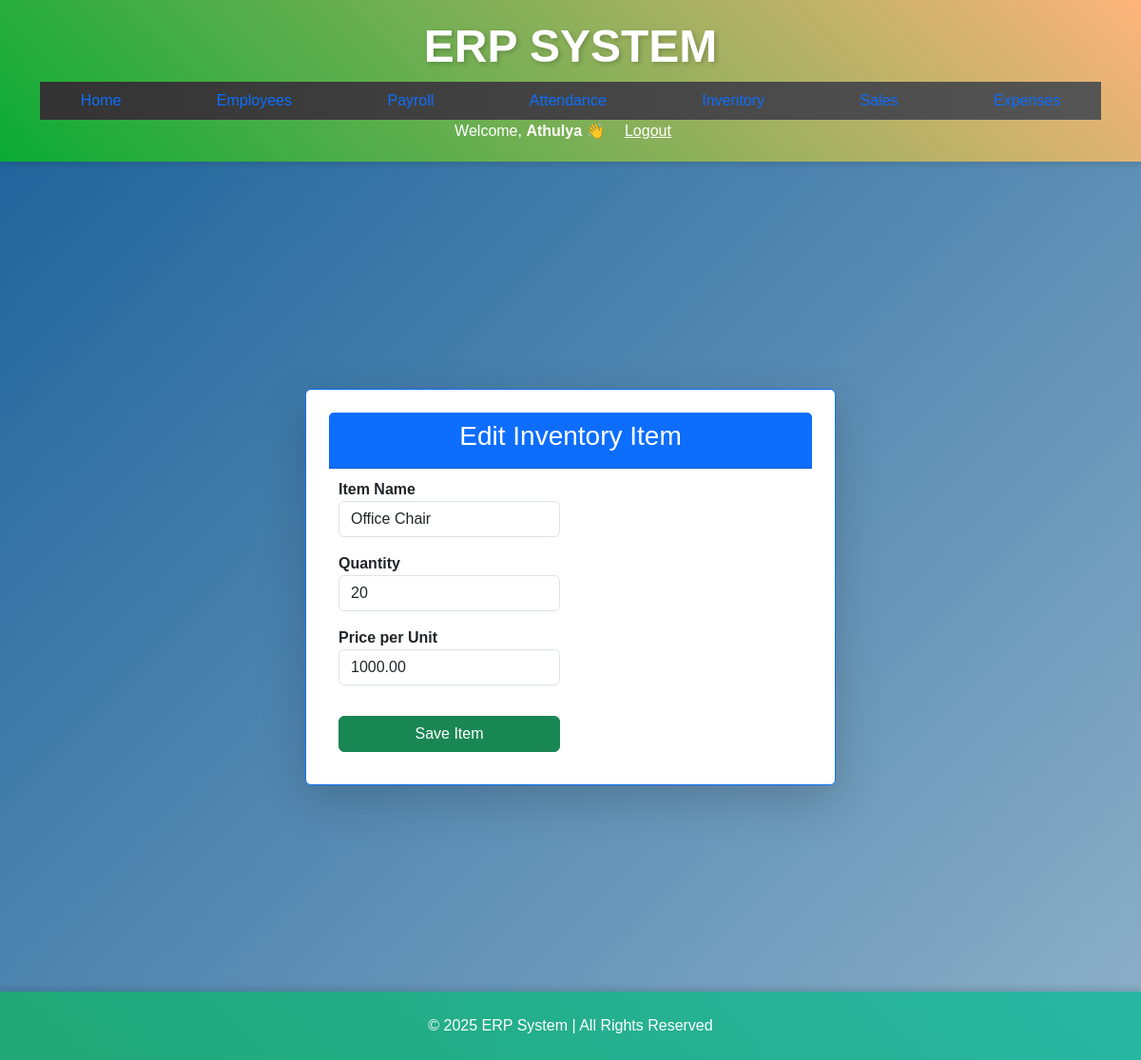
The page /inventory/update/2/ (signed in) on the database its author committed.
### erp/models.py (models this page shows, shortened)
class InventoryItem(models.Model):
    name=models.CharField(max_length=200)
    quantity=models.IntegerField()
    price_per_unit=models.DecimalField(max_digits=10,decimal_places=2)

### erp/views.py (the view)
# urls.py: path('inventory/update/<int:pk>/', views.update_inventory, name="update_inventory"),
@login_required
def update_inventory(request, pk):
    item = get_object_or_404(InventoryItem, pk=pk)
    if request.method == "POST":
        form = InventoryForm(request.POST, instance=item)
        if form.is_valid():
            form.save()
            messages.success(request, "Item updated successfully!")
            return redirect("manage_inventory")
    else:
        form = InventoryForm(instance=item)
    return render(request, 'inventory_form.html', {'form': form, 'title': 'Edit Inventory Item'})

### erp/forms.py
class InventoryForm(forms.ModelForm):
    class Meta:
        model=InventoryItem
        fields = ['name', 'quantity', 'price_per_unit']
        widgets = {
            'name': forms.TextInput(attrs={'class': 'form-control', 'placeholder': 'Enter item name'}),
            'quantity': forms.NumberInput(attrs={'class': 'form-control', 'placeholder': 'Enter quantity'}),
            'price_per_unit': forms.NumberInput(attrs={'class': 'form-control', 'placeholder': 'Enter price per unit'}),
        }

### erp/templates/inventory_form.html (shortened to what this page needs)
{% extends 'base.html' %}
{% block content %}
<div class="d-flex justify-content-center align-items-center vh-100">
    <div class="col-md-6">
        <div class="card shadow-lg border-primary p-4">
            <div class="card-header bg-primary text-white text-center">
                <h3>{{ title }}</h3>
            </div>
            <div class="card-body">
                <form method="post">
                    <div class="form-group mb-3">
                        <label class="fw-bold">Item Name</label>
                        {{ form.name }}
                    </div>
                    <div class="form-group mb-3">
                        <label class="fw-bold">Quantity</label>
                        {{ form.quantity }}
                    </div>
                    <div class="form-group mb-3">
                        <label class="fw-bold">Price per Unit</label>
                        {{ form.price_per_unit }}
                    </div>
                    <button type="submit" class="btn btn-success w-100 mt-3">Save Item</button>
                </form>
            </div>
        </div>
    </div>
</div>
{% endblock %}

### erp/templates/base.html (shortened to what this page needs)
<!DOCTYPE html>
<html lang="en">
<head>
    {% load static %}
<link rel="stylesheet" href="{% static 'static/css/styles.css' %}">
    <link href="https://cdn.jsdelivr.net/npm/bootstrap@5.3.0-alpha1/dist/css/bootstrap.min.css" rel="stylesheet">
    <link rel="stylesheet" href="https://cdnjs.cloudflare.com/ajax/libs/font-awesome/6.0.0/css/all.min.css">
    <link rel="stylesheet" href="{% static 'css/styles.css' %}">
</head>
<body>
    <header>
        <div class="container">
            <div class="logo">
                <h1 class="center-title">ERP System</h1>
            </div>
            <nav>
                <ul class="nav">
                    {% block nav %}
                    <li class="nav-item"><a class="nav-link" href="{% url 'dashboard' %}">Home</a></li>
                    <li class="nav-item"><a class="nav-link" href="{% url 'manage_employees' %}">Employees</a></li>
                    <li class="nav-item"><a class="nav-link" href="{% url 'manage_payroll' %}">Payroll</a></li>
                    <li class="nav-item"><a class="nav-link" href="{% url 'manage_attendance' %}">Attendance</a></li>
                    <li class="nav-item"><a class="nav-link" href="{% url 'manage_inventory' %}">Inventory</a></li>
                    <li class="nav-item"><a class="nav-link" href="{% url 'manage_sales' %}">Sales</a></li>
                    <li class="nav-item"><a class="nav-link" href="{% url 'manage_expenses' %}">Expenses</a></li>
                    {% endblock %}
                </ul>
                <div class="ml-auto flex items-center space-x-4">
                    {% if user.is_authenticated %}
                        <span class="text-white font-medium">Welcome, <strong>{{ user.username }}</strong> 👋</span>
                        <a href="{% url 'logout' %}" class="bg-red-500 text-white px-3 py-1 rounded-lg hover:bg-red-700">Logout</a>
                    {% else %}
                        <a href="{% url 'login' %}" class="bg-green-500 text-white px-3 py-1 rounded-lg hover:bg-green-700">Login</a>
                    {% endif %}
                </div>
            </nav>
        </div>
    </header>
    <main>
        <div class="container mt-5">
            {% block content %}{% endblock %}
        </div>
    </main>
    <footer class="bg-dark text-white py-4 mt-5">
        <div class="container">
            <p class="text-center mb-0">&copy; 2025 ERP System | All Rights Reserved</p>
        </div>
    </footer>
</body>
</html>

### erp/static/css/styles.css (style rules this page uses)
body { background: linear-gradient(135deg, #185f99, #c9d9df, #d1e2f1); background-size: 300% 300%; animation: backgroundGradient 10s ease infinite; color: #333; font-family: 'Arial', sans-serif; }
header { background: linear-gradient(45deg, #0aab35, #feb47b); color: white; padding: 20px 0; text-align: center; box-shadow: 0 4px 6px rgba(0, 0, 0, 0.1); }
header .logo h1 { font-size: 3rem; text-transform: uppercase; font-weight: bold; text-shadow: 2px 2px 5px rgba(0, 0, 0, 0.2); }
nav ul { list-style-type: none; padding: 0; display: flex; justify-content: space-around; background: linear-gradient(90deg, #333, #555); }
nav ul li { margin: 0 15px; }
nav ul li a { color: rgb(244, 238, 238); text-decoration: none; font-size: 1.1rem; padding: 12px 20px; border-radius: 25px; transition: background-color 0.3s, transform 0.3s; }
footer { background: linear-gradient(45deg, #20a876, #28b7a4); color: rgb(218, 76, 76); padding: 20px; text-align: center; position: fixed; width: 100%; bottom: 0; box-shadow: 0 -4px 6px rgba(0, 0, 0, 0.1); animation: footerGradientAnimation 5s ease-in-out infinite; }
footer p { margin: 0; }
.card-body { display: flex; justify-content: flex-start; align-items: center; padding: 10px; }
ul { list-style: none; padding: 0; display: flex; flex-wrap: wrap; justify-content: center; gap: 15px; }
main { padding-bottom: 97px; }

### erp/templates/base.html (style rules this page uses)
.center-title { text-align: center; }

### rows shown on the page
InventoryItem: name "Office Chair", quantity "20", price_per_unit "1000.00"

### other values the page prints
{{ user.username }} "Athulya"
{{ title }} "Edit Inventory Item"
